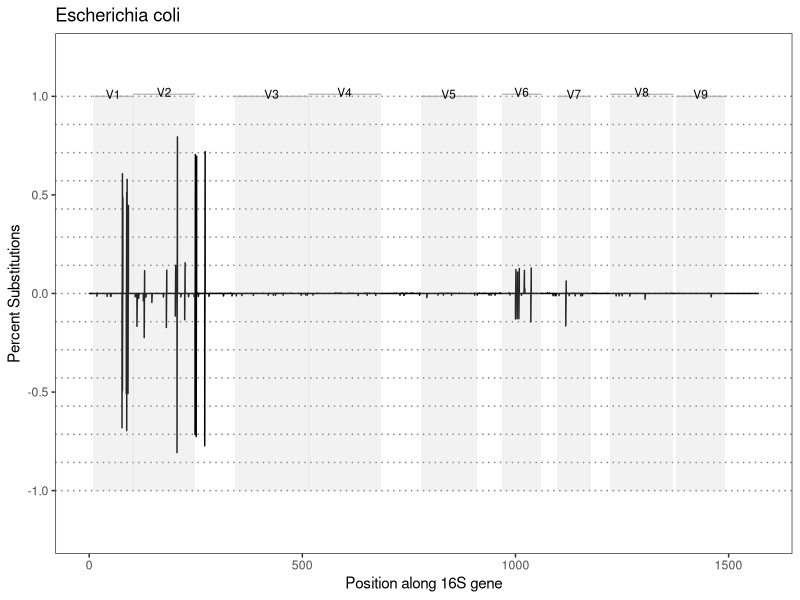
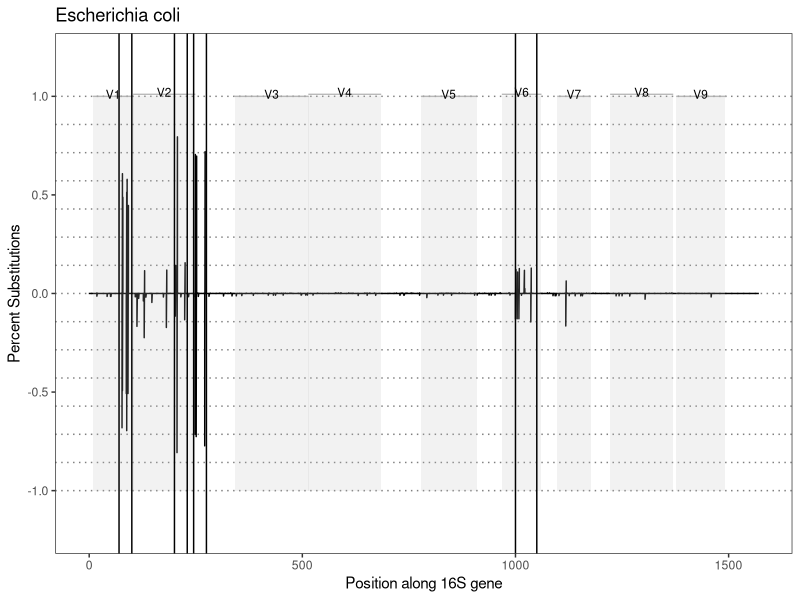
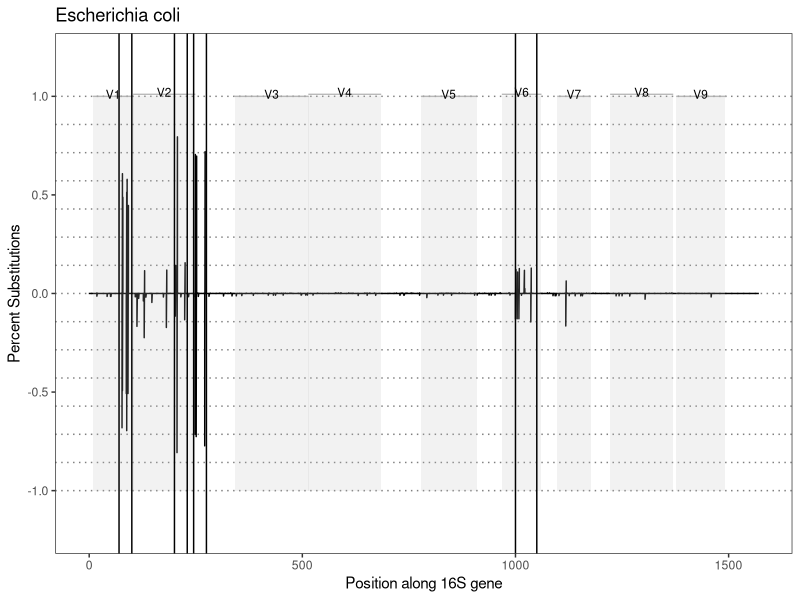

Source code (R) for these figures, in order:
###################################################################################################
#
# Plot the first panel of the E. coli substitution figure. 
#
###################################################################################################
library('ggplot2')


## Load the substitution data matrices... 
df <- read.table('01_pb_il_substitution_matrix.tsv', header=T, sep='\t')

# Forgot to reset the index when concatenating PB and IL data
df <- df[,-1]
head(df)

# Need to set the lower panel to negative values... 
df$Substitutions[df$Panel=="lower"] <- -df$Substitutions[df$Panel=="lower"]


# Also need to fix the apparent offset in the gene position coordinates
df$Position[df$Panel=="lower"] <- df$Position[df$Panel=="lower"] - 2



###################################################################################################
## Plot the panel figure
plt <- ggplot(df, aes(x=Position, y=Substitutions)) + geom_line()
plt <- plt + theme_bw()
plt <- plt + theme(panel.grid = element_blank())
plt <- plt + ggtitle('Escherichia coli') + xlab('') + ylab('')
plt <- plt + ylim(c(-1.2, 1.2))


plt <- plt + geom_hline(yintercept=seq(-1,1, by=1/7),
                        linetype='dotted', alpha=0.5)
# parameters
# region title offset
n = 0.01
# region title alpha
ra=0.8
# region title colour
rc='dark grey'
# panel alpha
pa=0.2
#panel colour
pc='grey'
#amplicon colour
ac = 'dark red'



# add colour panels
plt <- plt + annotate('rect', xmin=9, xmax=104, ymin=-1, ymax=1, fill=pc, alpha=pa)
plt <- plt + annotate('rect', xmin=103, xmax=249, ymin=-1, ymax=1, fill=pc, alpha=pa)
plt <- plt + annotate('rect', xmin=341, xmax=515, ymin=-1, ymax=1, fill=pc, alpha=pa)
plt <- plt + annotate('rect', xmin=514, xmax=685, ymin=-1, ymax=1, fill=pc, alpha=pa)
plt <- plt + annotate('rect', xmin=778, xmax=909, ymin=-1, ymax=1, fill=pc, alpha=pa)
plt <- plt + annotate('rect', xmin=968, xmax=1061, ymin=-1, ymax=1, fill=pc, alpha=pa)
plt <- plt + annotate('rect', xmin=1098, xmax=1177, ymin=-1, ymax=1, fill=pc, alpha=pa)
plt <- plt + annotate('rect', xmin=1222, xmax=1370, ymin=-1, ymax=1, fill=pc, alpha=pa)
plt <- plt + annotate('rect', xmin=1377, xmax=1492, ymin=-1, ymax=1, fill=pc, alpha=pa)

plt <- plt + xlab('Position along 16S gene') + ylab('Percent Substitutions')

# add individual bars
#V1
plt <- plt + annotate('segment', x=9, xend=104, y=1, yend=1, colour=rc, alpha=ra)
plt <- plt + annotate('text', x=9 + (104-9)/2, y=1+n, label='V1', cex=3)
#V2
plt <- plt + annotate('segment', x=103, xend=249, y=1+n, yend=1+n, colour=rc, alpha=ra)
plt <- plt + annotate('text', x=103 + (249-103)/2, y=1+n+n, label='V2', cex=3)
#V3
plt <- plt + annotate('segment', x=341, xend=515, y=1, yend=1, colour=rc, alpha=ra)
plt <- plt + annotate('text', x=341 + (515-341)/2, y=1+n, label='V3', cex=3)
#V4
plt <- plt + annotate('segment', x=514, xend=685, y=1+n, yend=1+n, colour=rc, alpha=ra)
plt <- plt + annotate('text', x=514 + (685-514)/2, y=1+n+n, label='V4', cex=3)
#V5
plt <- plt + annotate('segment', x=778, xend=909, y=1, yend=1, colour=rc, alpha=ra)
plt <- plt + annotate('text', x=778 + (909-778)/2, y=1+n, label='V5', cex=3)
#V6
plt <- plt + annotate('segment', x=968, xend=1061, y=1+n, yend=1+n, colour=rc, alpha=ra)
plt <- plt + annotate('text', x=968 + (1061-968)/2, y=1+n+n, label='V6', cex=3)
#V7
plt <- plt + annotate('segment', x=1098, xend=1177, y=1, yend=1, colour=rc, alpha=ra)
plt <- plt + annotate('text', x=1098 + (1177-1098)/2, y=1+n, label='V7', cex=3)
#V8
plt <- plt + annotate('segment', x=1222, xend=1370, y=1+n, yend=1+n, colour=rc, alpha=ra)
plt <- plt + annotate('text', x=1222 + (1370-1222)/2, y=1+n+n, label='V8', cex=3)
#V9
plt <- plt + annotate('segment', x=1377, xend=1495, y=1, yend=1, colour=rc, alpha=ra)
plt <- plt + annotate('text', x=1377 + (1492-1377)/2, y=1+n, label='V9', cex=3)
plt

pl <- plt
pl <- pl + geom_vline(xintercept=c(70, 100))
pl <- pl + geom_vline(xintercept=c(200, 230))
pl <- pl + geom_vline(xintercept=c(245, 275))
pl <- pl + geom_vline(xintercept=c(1000, 1050))
pl



pdf('03_pb_il_panel_delimited.pdf', height=3, width=3.5)
plot(pl)
dev.off()
